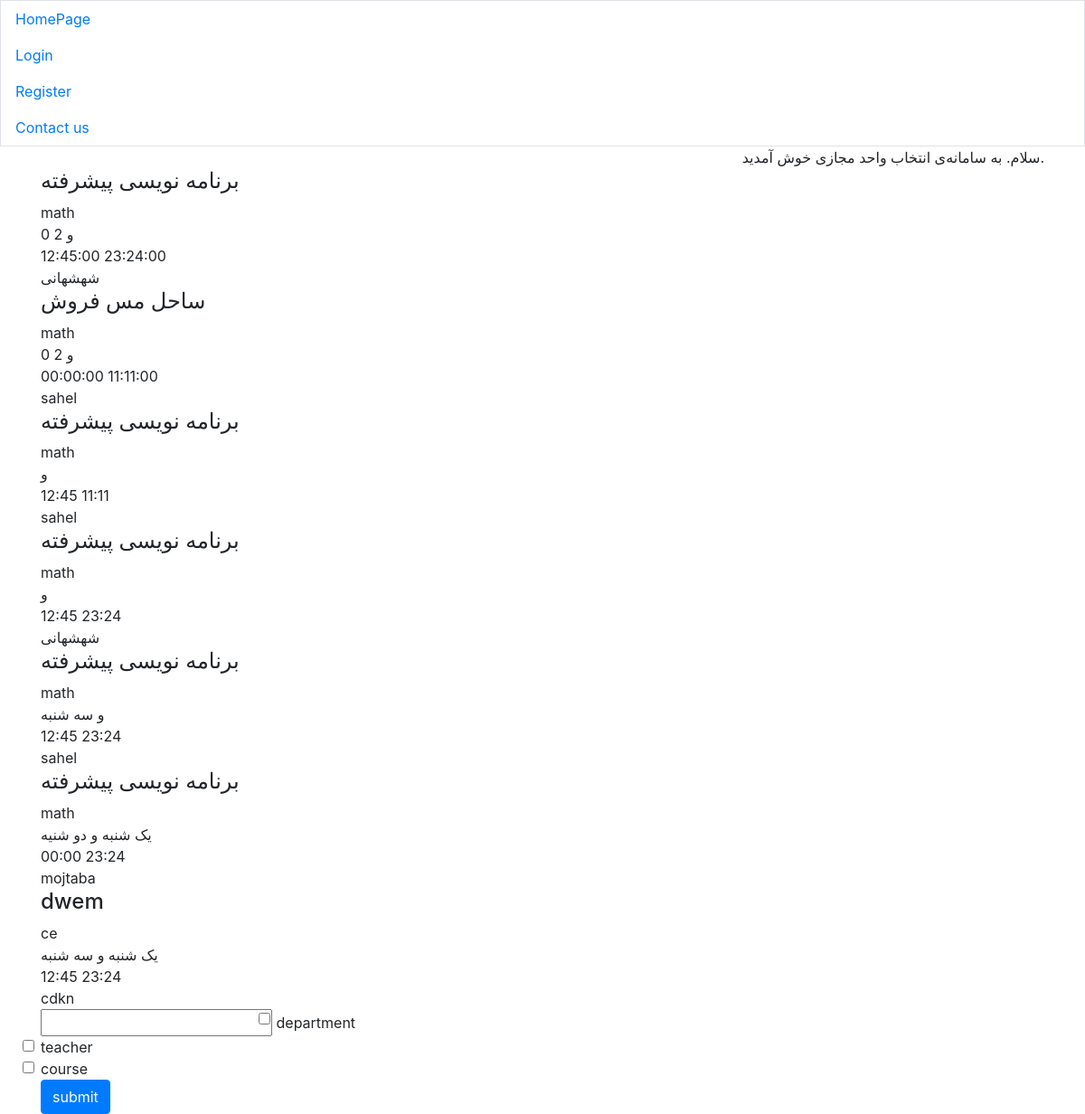
/all_courses, run on an earlier commit of the app's database.
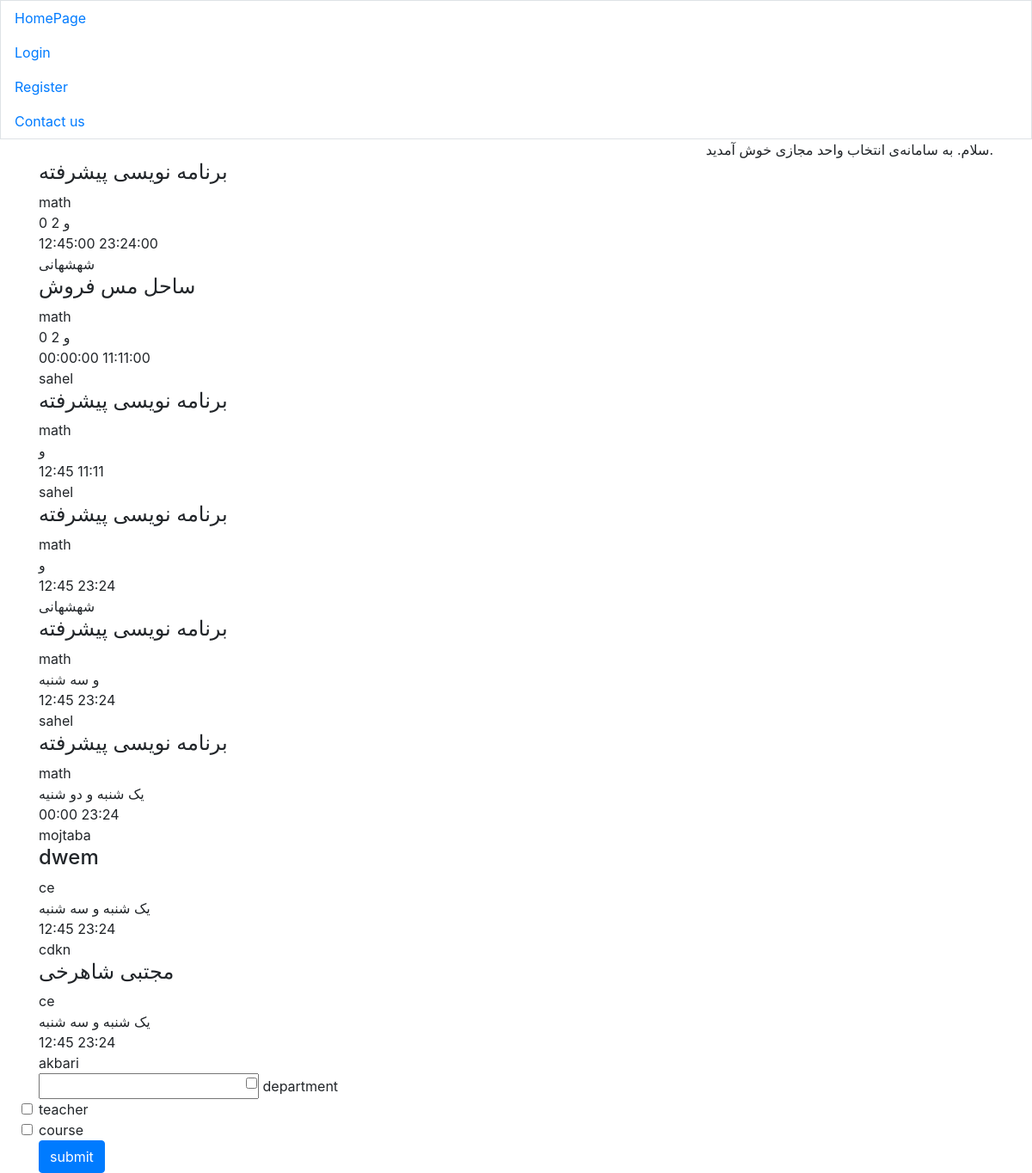
And on a later commit of the database.
### pages/models.py (models this page shows)
class Course(models.Model):
    department = models.CharField(max_length=150, blank=False)
    name = models.CharField(max_length=150, blank=False)
    course_number = models.IntegerField(blank=False)
    group_number = models.IntegerField(blank=False)
    teacher = models.CharField(max_length=150, blank=False)
    exam_date = models.DateField(blank=False, default="2016-01-11")
    start_time = models.CharField(max_length=7)
    end_time = models.CharField(max_length=6)
    Saturday = 'شنبه'
    Sunday = 'یک شنبه'
    Monday = 'دو شنیه'
    Tuesday = 'سه شنبه'
    Wensday = 'چهارشنیه'
    DAYS = [
        (Saturday, 'شنبه'),
        (Sunday, 'یک شنبه'),
        (Monday, 'دو شنیه'),
        (Tuesday, 'سه شنبه'),
        (Wensday, 'چهارشنیه')
    ]
    first_day = models.CharField(
        max_length=20,
        choices=DAYS,
        blank=False
    )
    second_day = models.CharField(
        max_length=20,
        choices=DAYS,
    )

### pages/views.py (the view, shortened to what this page needs)
# urls.py: path('all_courses', all_courses, name='all_courses')
def all_courses(request):
    courses = Course.objects.all()
    return render(request, 'courses.html', {'courses': courses})

### templates/courses.html (shortened to what this page needs)
{% extends 'base1.html' %}
{% block content %}
<div id="all_courses">
    {% for course in courses %}
        <div class="{{ course.course_number }}_{{ course.group_number }}">
            <h4>{{ course.name }}</h4>
            <div>{{ course.department }}</div>
            <div>{{ course.first_day }} و {{ course.second_day }}</div>
            <div>{{ course.start_time }} {{ course.end_time }}</div>
            <div>{{ course.teacher }}</div>
        </div>
    {% endfor %}
</div>
<form action="" id="search_form" method="post">
        <input type="text" name="search_query" class="form_control" >
        <input type="checkbox" name="department" class="form-check-input" value="2">department <br>
        <input type="checkbox" name="teacher" class="form-check-input" value="1">teacher <br>
        <input type="checkbox" name="course" class="form-check-input" value="3">course <br>
        <button type="submit" class="btn btn-primary" name="submit">submit</button>
</form>
{% endblock %}

### templates/base1.html (shortened to what this page needs)
<!DOCTYPE html>
<html lang="en">
<head>
    <link rel="stylesheet" href="https://stackpath.bootstrapcdn.com/bootstrap/4.3.1/css/bootstrap.min.css">
    <link rel="stylesheet" href="https://stackpath.bootstrapcdn.com/bootstrap/4.3.1/js/bootstrap.min.js">
</head>
<body>
        {% if user.is_authenticated %}
            you have logged in
            <div class="border" id="navbar">
                          <a class="nav-link active" id="" href="{% url 'home' %}">HomePage</a>
                          <a href="{% url 'contact_us' %}" class="nav-link" id="contact_us">Contact us</a>
                          <a href="{% url 'profile' %}" class="nav-link" id="profile">Profile</a>
                          <a href="{% url 'panel' %}" class="nav-link" id="panel">Panel</a>
                          <a href="{% url 'logout' %}" id="logout" class="nav-link" >Logout</a>
                </div>
                <div class="container">
                    <div class="row">
                        <div class="col-xl cls text-right">
                                سلام. به سامانه‌ی انتخاب واحد مجازی خوش آمدید.
                        </div>
                    </div>
                </div>
        {% else %}
            <div class="border" id="navbar">
                          <a class="nav-link active" id="homepage" href="{% url 'home' %}">HomePage</a>
                          <a class="nav-link" id="login" href="{% url 'login' %}">Login</a>
                          <a class="nav-link" id="register" href="{% url 'register' %}">Register</a>
                          <a href="{% url 'contact_us' %}" class="nav-link" id="contact_us">Contact us</a>
                </div>
                <div class="container">
                    <div class="row">
                        <div class="col-xl cls text-right">
                                سلام. به سامانه‌ی انتخاب واحد مجازی خوش آمدید.
                        </div>
                    </div>
                </div>
        {% endif %}
            <div class="container">
                <div class="row">
                    <div class="col-xl">
                        {% block content %}
                        {% endblock %}
                    </div>
                </div>
            </div>
</body>
</html>

What changed in the data, as far as the page shows it:
added Course: name "مجتبی شاهرخی", department "ce", first_day "یک شنبه", second_day "سه شنبه", start_time "12:45", end_time "23:24", teacher "akbari"
